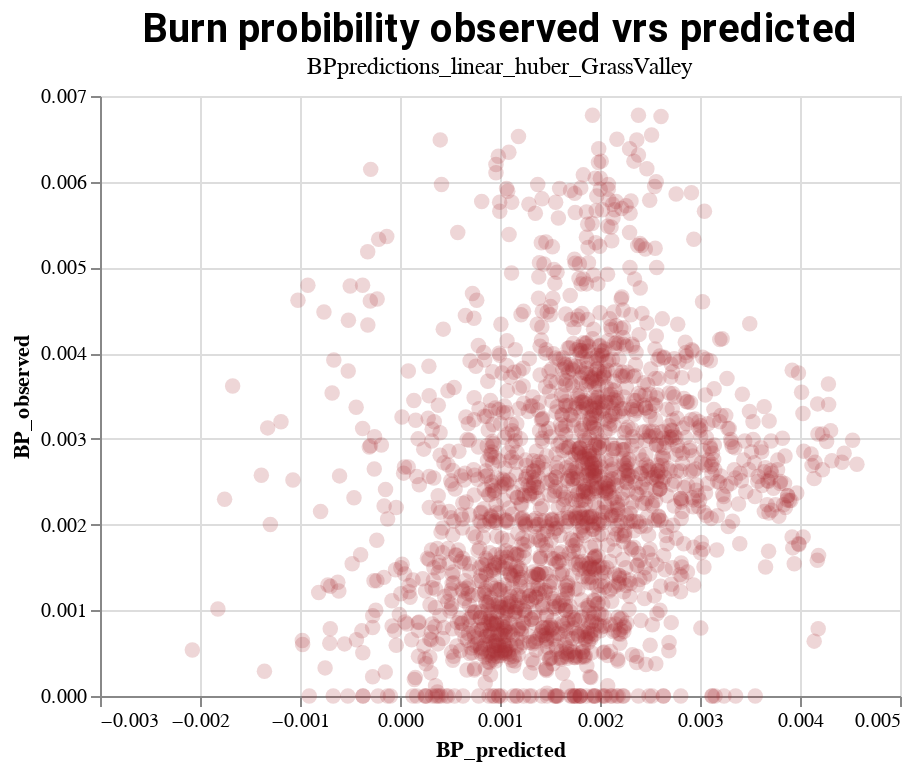

The cell this chart's notebook holds for it:
### Code cell
sourceN = pd.DataFrame({"BP_observed": samp_dataN[0], "BP_predicted": samp_dataN[1]})
# source.head
chartN = alt.Chart(sourceN).mark_circle(size=60).encode(
    y='BP_observed',
    x='BP_predicted',
    opacity=alt.value(0.2),
    color=alt.value("#a83238"),
).properties(
#     title='Burn probibility observed vrs predicted',#ok this works
    title={'text':'Burn probibility observed vrs predicted',
          'subtitle':'BPpredictions_linear_huber_GrassValley'}

).configure_title(
    fontSize=20,
    font='Roboto',
    align='left',
    color='black',
#     fontWeight='lighter'
)

chartN

### Figure 1 — Vega-Lite specification as saved in the notebook (floating-point values rounded to 4 significant figures; data arrays with more than 128 entries replaced by an {"elided": "..."} marker saying what was removed)
{"config": {"view": {"continuousWidth": 400, "continuousHeight": 300}, "title": {"align": "left", "color": "black", "font": "Roboto", "fontSize": 20}}, "data": {"name": "data-b6e72e66cdc180a428e94e1918bb9a55"}, "mark": {"type": "circle", "size": 60}, "encoding": {"color": {"value": "#a83238"}, "opacity": {"value": 0.2}, "x": {"type": "quantitative", "field": "BP_predicted"}, "y": {"type": "quantitative", "field": "BP_observed"}}, "title": {"text": "Burn probibility observed vrs predicted", "subtitle": "BPpredictions_linear_huber_GrassValley"}, "$schema": "https://vega.github.io/schema/vega-lite/v4.8.1.json", "datasets": {"data-b6e72e66cdc180a428e94e1918bb9a55": {"elided": "2000 records"}}}
